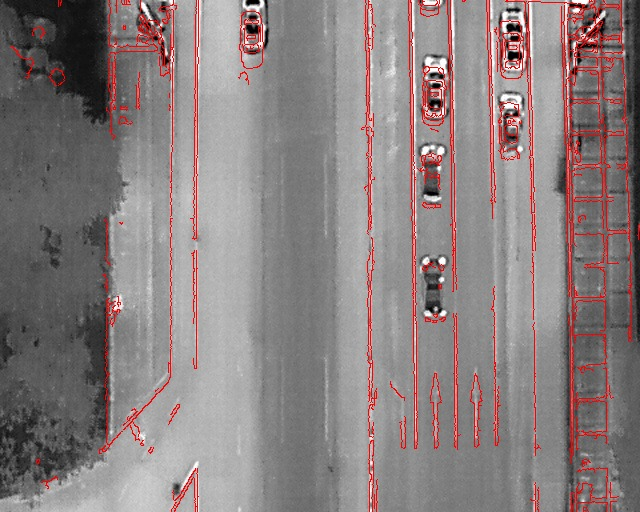
#> input picture results/alignment/overlay_00083.jpg, 640 x 512 px
$ python -i check_alignment.py   (imports and definitions only)   (older library calls are emulated)
#> lines starting #> are read from the running program, lines starting #| are printed output that depends on the picture
#> further down, picture is the input picture: shape (512, 640, 3); mean B, G, R 127.4, 127.4, 138
"""Kiem chung ghep cap va do sai lech dong dang ky RGB-IR tren DroneVehicle.

Ten file trong XML cua dataset KHONG dung lam khoa ghep cap duoc (nhieu quy uoc
dat ten khac nhau, co file RGB mang ten ..._R). Vi vay ta kiem chung bang ANH:

1) Ghep cap  : NMI(RGB_i, IR_i) phai cao han han NMI(RGB_i, IR_j) voi j ngau nhien.
2) Dong dang ky: uoc luong dich chuyen (dx,dy) bang phase correlation tren anh
   gradient (bat bien voi chenh lech cuong do giua hai pho).

Xuat: results/alignment/{report.json, hist_shift.png, overlay_*.jpg}
"""
import argparse, glob, json, os, random

import cv2
import numpy as np


# [10 lines left out: function nmi, not called in this run]


def grad_mag(img):
    g = cv2.GaussianBlur(img.astype(np.float32), (5, 5), 1.0)
    gx = cv2.Sobel(g, cv2.CV_32F, 1, 0, ksize=3)
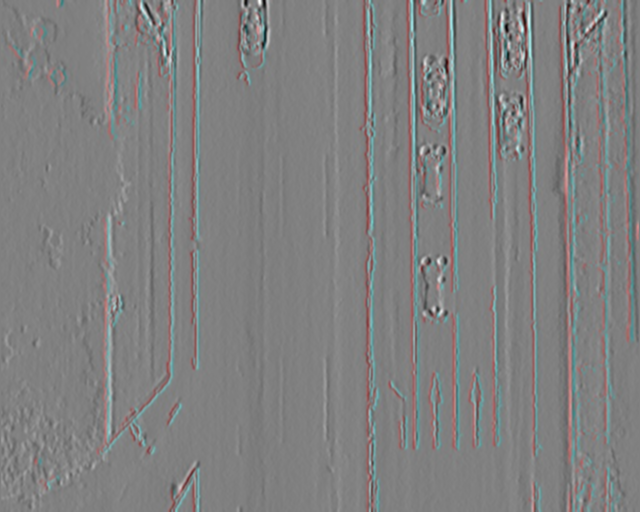
#> gx: shape (512, 640, 3) float32; mean B, G, R -0.3, -0.3, -0.3; drawn with min black and max white
    gy = cv2.Sobel(g, cv2.CV_32F, 0, 1, ksize=3)
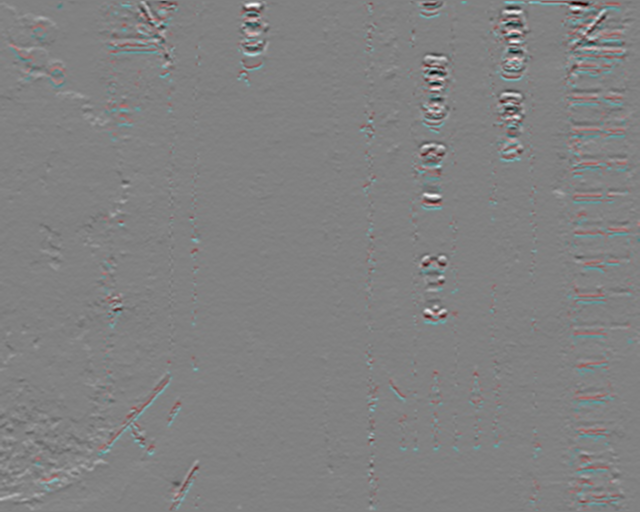
#> gy: shape (512, 640, 3) float32; mean B, G, R 0.4, 0.4, 0.2; drawn with min black and max white
    m = cv2.magnitude(gx, gy)
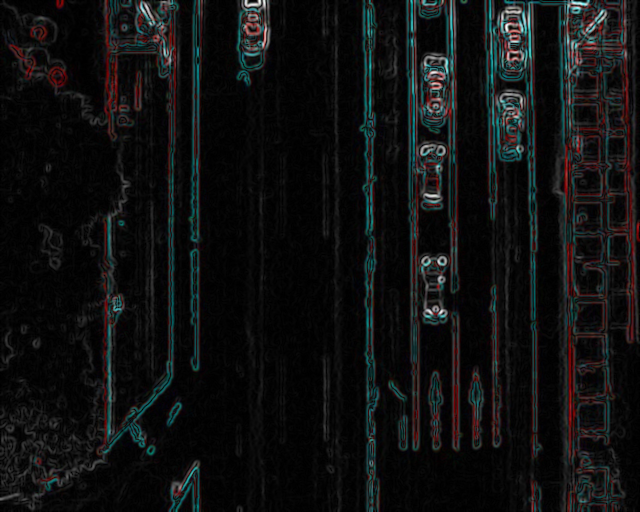
#> m: shape (512, 640, 3) float32; mean B, G, R 40.1, 39.9, 38.2; drawn with min black and max white
    m = (m - m.mean()) / (m.std() + 1e-6)
    return m


# [70 lines left out: functions estimate_shift, main, not called in this run]


# [2 lines not run here, left out]

>>> import cv2
>>> picture = cv2.imread('../results/alignment/overlay_00083.jpg')
>>> result = grad_mag(picture)

$ run again, on results/alignment/overlay_00286.jpg
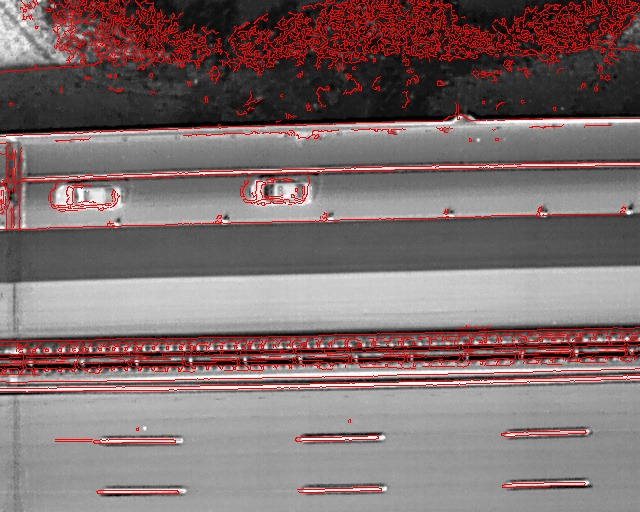
#> input picture results/alignment/overlay_00286.jpg, 640 x 512 px
#> picture is the input picture: shape (512, 640, 3); mean B, G, R 110.2, 110.2, 127.7
#> in grad_mag, `gy = cv2.Sobel(g, cv2.CV_32F, 0, 1, ksize=3)`:
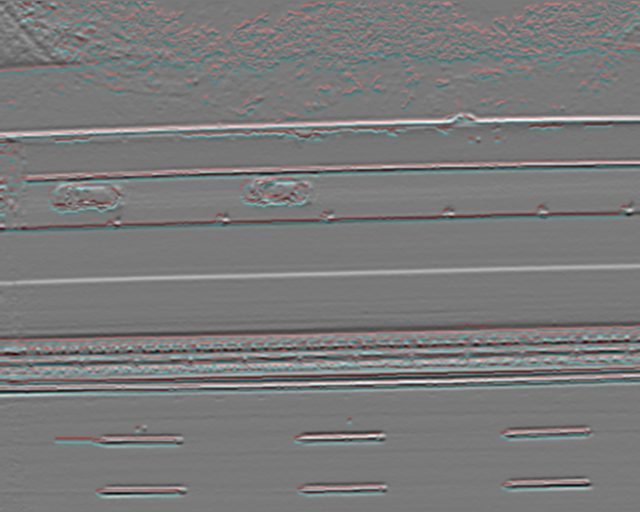
#> gy: shape (512, 640, 3) float32; mean B, G, R 1.8, 1.8, 1.3; drawn with min black and max white
#> in grad_mag, `m = cv2.magnitude(gx, gy)`:
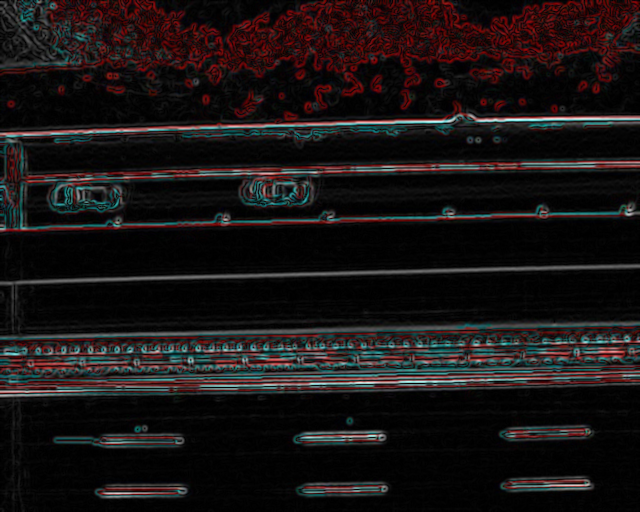
#> m: shape (512, 640, 3) float32; mean B, G, R 50.4, 50.2, 62.8; drawn with min black and max white

$ run again, on results/alignment/overlay_00287.jpg
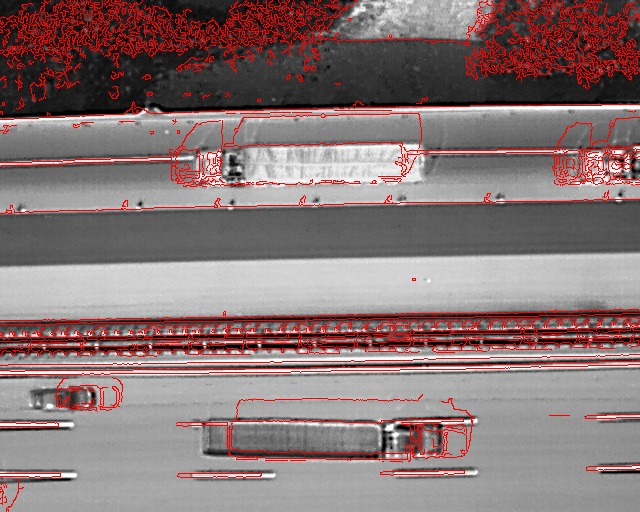
#> input picture results/alignment/overlay_00287.jpg, 640 x 512 px
#> picture is the input picture: shape (512, 640, 3); mean B, G, R 117.5, 117.5, 137.1
#> in grad_mag, `gy = cv2.Sobel(g, cv2.CV_32F, 0, 1, ksize=3)`:
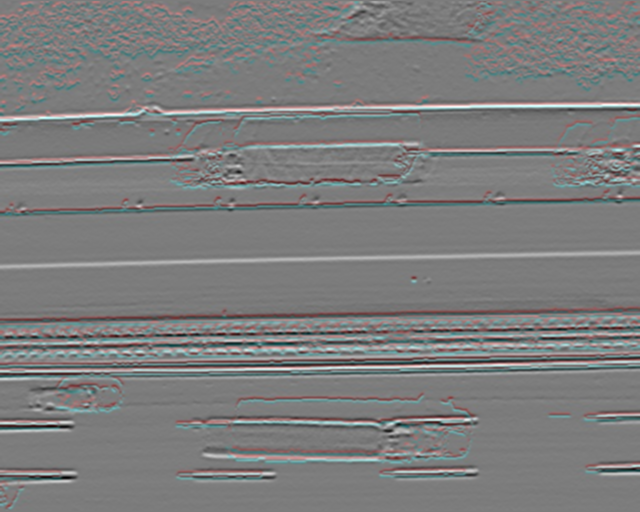
#> gy: shape (512, 640, 3) float32; mean B, G, R 1.5, 1.5, 1; drawn with min black and max white
#> in grad_mag, `m = cv2.magnitude(gx, gy)`:
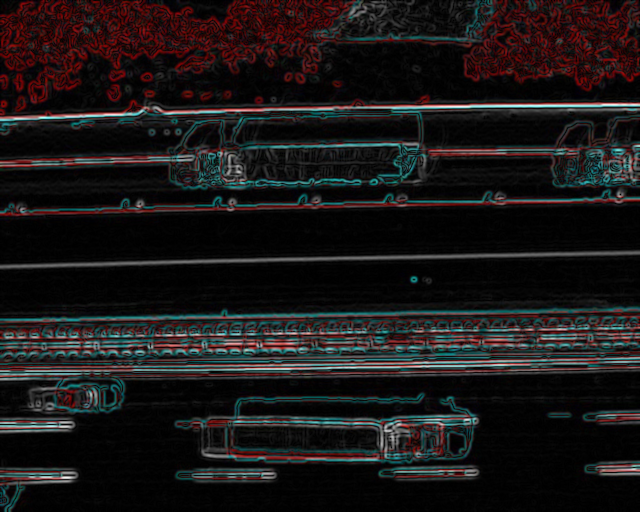
#> m: shape (512, 640, 3) float32; mean B, G, R 57.7, 57.3, 65.7; drawn with min black and max white

$ run again, on results/alignment/overlay_00301.jpg
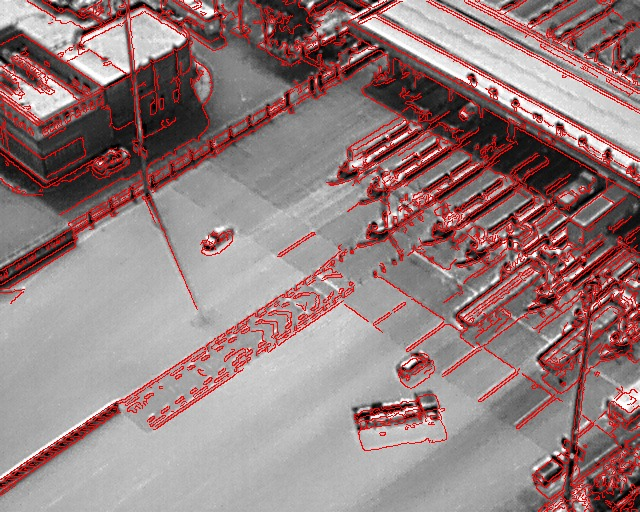
#> input picture results/alignment/overlay_00301.jpg, 640 x 512 px
#> picture is the input picture: shape (512, 640, 3); mean B, G, R 125.9, 125.9, 151.2
#> in grad_mag, `gy = cv2.Sobel(g, cv2.CV_32F, 0, 1, ksize=3)`:
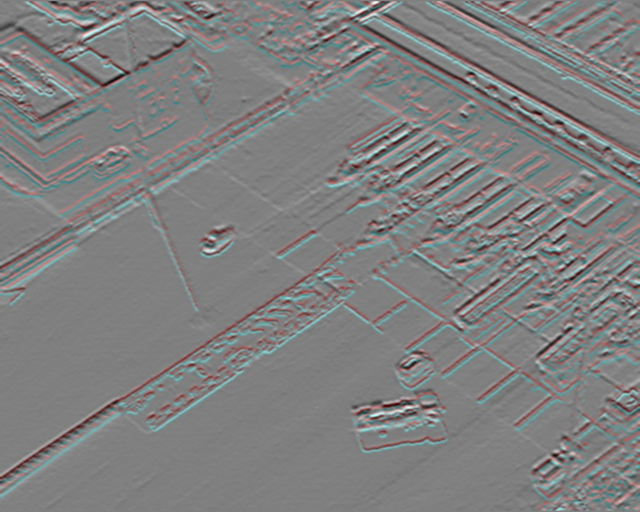
#> gy: shape (512, 640, 3) float32; mean B, G, R 0.8, 0.8, 0.4; drawn with min black and max white
#> in grad_mag, `m = cv2.magnitude(gx, gy)`:
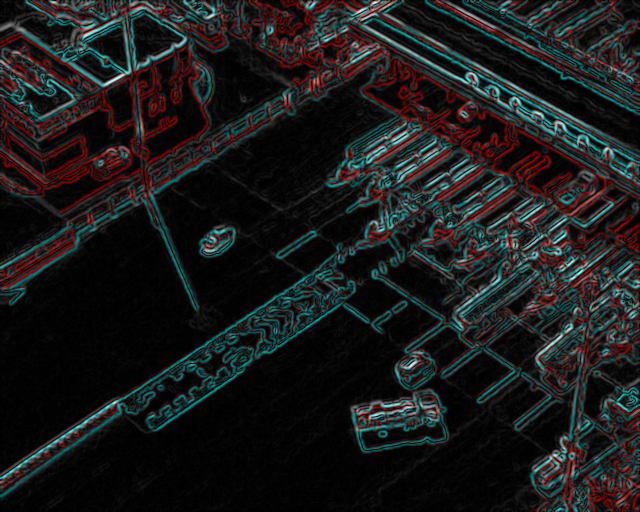
#> m: shape (512, 640, 3) float32; mean B, G, R 64.7, 64, 62.6; drawn with min black and max white
